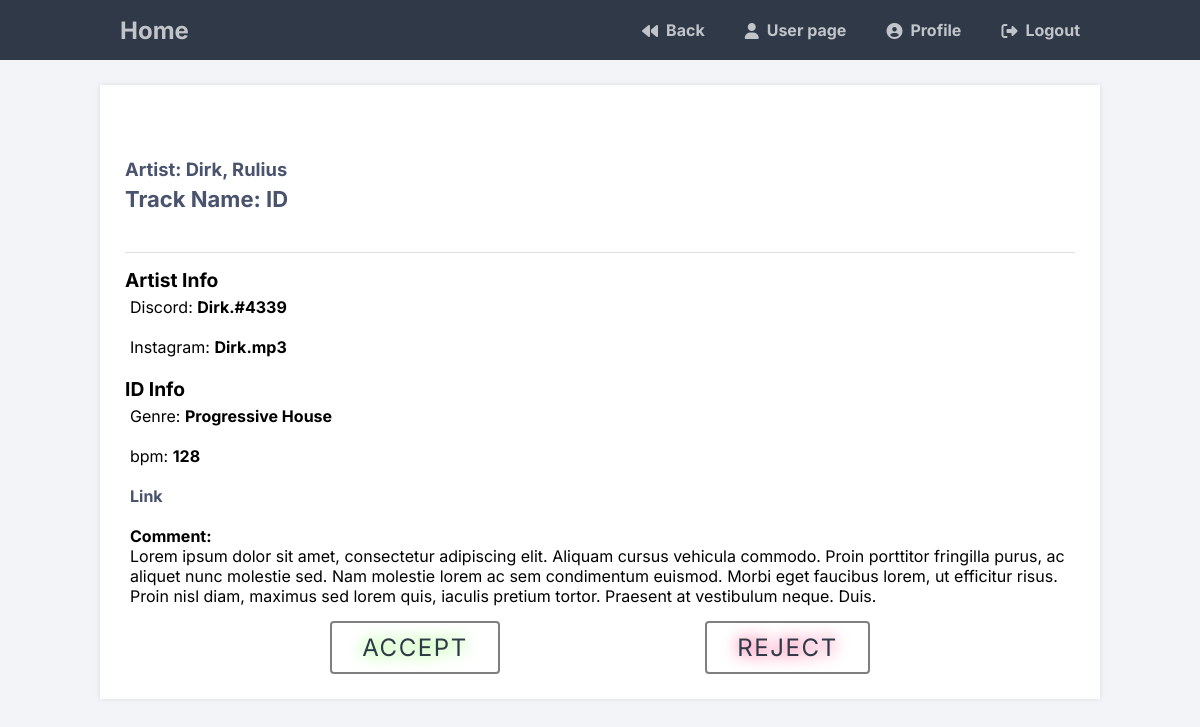
/submits/submit-info.php?view=1, run on the app's committed database.
### tables this page shows
CREATE TABLE IF NOT EXISTS `submits` (
  `id` int(11) NOT NULL AUTO_INCREMENT,
  `email` varchar(50) DEFAULT NULL,
  `artists` varchar(50) DEFAULT NULL,
  `public_title` varchar(50) DEFAULT 'ID',
  `discord` varchar(255) NOT NULL DEFAULT 'No Discord',
  `genre` varchar(50) DEFAULT NULL,
  `bpm` varchar(50) DEFAULT NULL,
  `instagram` varchar(255) DEFAULT 'No instagram',
  `link` varchar(255) DEFAULT 'No Link',
  `comment` text DEFAULT 'No comment',
  `date` date DEFAULT NULL,
  `view` int(11) DEFAULT 0,
  PRIMARY KEY (`id`)
);

### submits/submit-info.php (the view, shortened to what this page needs)
<?php
include_once('config/config.php');
$id = $_GET['view'];
?>
<!DOCTYPE html>
<html lang="en">
<head>
   <link rel="stylesheet" href="css/style.css">
   <link href="css\user.css" rel="stylesheet" type="text/css">
   <link rel="stylesheet" href="css\info-user.css">
   <link rel="stylesheet" href="css\buttons.css">
   <link rel="stylesheet" href="https://cdnjs.cloudflare.com/ajax/libs/font-awesome/6.2.0/css/all.min.css">
</head>
<body class="loggedin">
		<nav class="navtop">
			<div>
            <h1><a href="../index.php">Home</a></h1>
            <a href="submits.php"><i class="fa-solid fa-backward"></i>Back</a>
				<a href="../user.php"><i class="fa-solid fa-user"></i> User page</a>
				<a href="user/profile.php"><i class="fas fa-user-circle"></i>Profile</a>
				<a href="../user\logout.php"><i class="fas fa-sign-out-alt"></i>Logout</a>
			</div>
		</nav>
		<div class="content">
            <?php
                $stmt = $connect->query("SELECT * FROM submits WHERE id = '$id'");
                while ($row = $stmt->fetch()){
            ?>
                <div>
                    <h2>
                        <small> Artist: <?php echo $row["artists"]; ?></small>  <br>
                        <p style="margin-left: -5px;">Track Name: <?php echo $row["public_title"]; ?></p>
                    </h2>
                    <div class="info-artist">
                        <label><b>Artist Info</b></label>
                        <p> Discord: <b><?php echo $row["discord"]; ?></b></p>
                        <p> Instagram: <b><?php echo $row["instagram"]; ?></b></p>
                    </div>
                    <div class="info-id">
                        <label><b>ID Info</b></label>
                        <p> Genre: <b><?php echo $row["genre"]; ?></b></p>
                        <p> bpm: <b><?php echo $row["bpm"]; ?></b></p>
                        <p><a href="<?php echo $row["link"]; ?>">Link</a></p>
                        <p><b>Comment:</b><br><?php echo $row["comment"]; ?></p>
                    </div>
                    <div class="buttons">
                    <a class="button" href="submit-move.php?accept=<?php echo $row['id']; ?>" style="--color: #6eff3e;">
                        Accept
                    </a>
                    <a class="button" href="submit-move.php?reject=<?php echo $row['id']; ?>" style="--color: #ff1867;">
                        Reject
                    </a>
                    </div>
                </div>
            <?php }; ?>
		</div>
	</body>
</html>

### submits/css/style.css (style rules this page uses)
:root { --wit-kleur-: #ffffff; --ag-kleur-: #eaebee; --tweede-kleur-: #C7CCDB; --derde-kleur-: #767B91; --header-kleur-: #0d6a7d; --item-kleur-: #455455; --vijfde-kleur-: #F7C59F; --zesde-kleur-: #4C5B61; }
* { margin: 0; padding: 0; font-family: 'Inter', sans-serif; box-sizing: border-box; }
body { max-width: 100vw; background-color: var(--ag-kleur-); }
html { -webkit-font-smoothing: antialiased; -moz-osx-font-smoothing: grayscale; }
a { color: var(--wit-kleur-); text-decoration: none !important; }

### submits/css/user.css (style rules this page uses)
.navtop { background-color: #2f3947; height: 60px; width: 100%; border: 0; }
.navtop div { display: flex; margin: 0 auto; width: 1000px; height: 100%; }
.navtop div h1, .navtop div a { display: inline-flex; align-items: center; }
.navtop div h1 { flex: 1; font-size: 24px; padding: 0; margin: 0; color: #eaebed; font-weight: normal; }
.navtop div a { padding: 0 20px; text-decoration: none; color: #c1c4c8; font-weight: bold; }
.navtop div a i { padding: 2px 8px 0 0; }
body.loggedin { background-color: #f3f4f7; }
.content { width: 1000px; margin: 0 auto; }
.content h2 { margin-top: 20px; padding: 25px 0; font-size: 22px; border-bottom: 1px solid #e0e0e3; color: #4a536e; }
.content > p, .content > div { box-shadow: 0 0 5px 0 rgba(0, 0, 0, 0.1); margin: 25px 0; padding: 25px; background-color: #fff; }
.content > div p { padding: 5px; margin: 0 0 10px 0; }
.content a { color: #2f3947; }

### submits/css/info-user.css (style rules this page uses)
.info-artist { margin-top: 15px; }
.info-artist label { font-size: larger; }
.info-id { margin-top: 15px; }
.info-id label { font-size: larger; }
.info-id a { color: #4a536e; font-weight: bold; }

### submits/css/buttons.css (style rules this page uses)
:root { --color: black; }
.buttons { display: flex; justify-content: space-evenly; }
.button { position: relative; padding: 10px 30px; font-size: 1.5rem; color: var(--color); border: 2px solid rgba(0, 0, 0, 0.5); border-radius: 4px; text-shadow: 0 0 15px var(--color); text-decoration: none; text-transform: uppercase; letter-spacing: 0.1rem; transition: 0.5s; z-index: 1; }
.button::before { content: ''; position: absolute; top: 0; left: 0; width: 100%; height: 100%; background: var(--color); z-index: -1; transform: scale(0); transition: 0.5s; }

### data on the page
submits: artists "Dirk, Rulius", public_title "ID", discord "Dirk.#4339", instagram "Dirk.mp3", genre "Progressive House", bpm "128", comment "Lorem ipsum dolor sit amet, consectetur adipiscing elit. Aliquam cursus vehicula commodo. Proin porttitor fringilla purus, ac aliquet nunc molestie sed. Nam molestie lorem ac sem condimentum euismod. Morbi eget faucibus lorem, ut efficitur risus. Proin nisl diam, maximus sed lorem quis, iaculis pretium tortor. Praesent at vestibulum neque. Duis."
